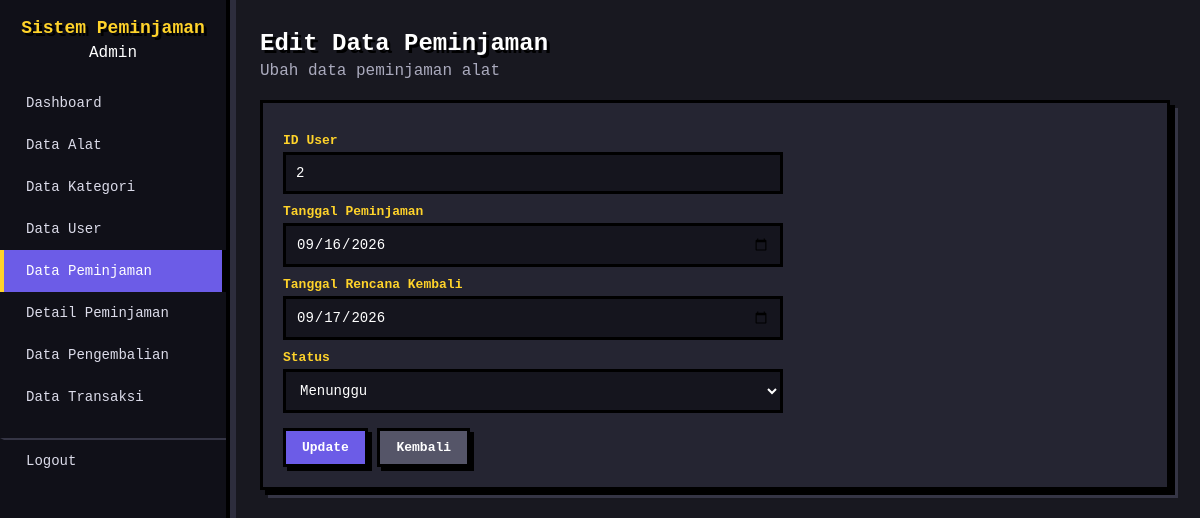
Page /app/data/peminjaman/edit.php?id=13 (signed in) on the committed database.
### tables this page shows
CREATE TABLE `peminjaman` (
  `id_peminjaman` int(11) NOT NULL,
  `id_user` int(11) NOT NULL,
  `tanggal_peminjaman` date NOT NULL,
  `tanggal_rencana_kembali` date NOT NULL,
  `status` enum('Menunggu','Dipinjam','Selesai','Ditolak') NOT NULL
);

### app/data/peminjaman/edit.php (the view, shortened to what this page needs)
<?php
include "../../config/connection.php";
$id = $_GET['id'];
$query_lama = "SELECT * FROM peminjaman
               WHERE id_peminjaman = '$id'";
$data_lama = $conn->query($query_lama);
$lama = $data_lama->fetch_assoc();
?>
<!DOCTYPE html>
<html>
<head>
    <link rel="stylesheet" href="/ProjectUKK/public/css/style.css?v=2">
</head>
<body>
    <div class="layout">
        <aside class="sidebar">
            <div class="sidebar-header">
                <h2>Sistem Peminjaman</h2>
                <div class="role">
                    <?= $_SESSION['role']; ?>
                </div>
            </div>
            <div class="sidebar-menu">
                <?php if ($_SESSION['role'] == 'Admin') { ?>
                    <a href="../../views/admin.php">
                        Dashboard
                    </a>
                    <a href="../alat/alat.php">
                        Data Alat
                    </a>
                    <a href="../kategori/kategori.php">
                        Data Kategori
                    </a>
                    <a href="../user/user.php">
                        Data User
                    </a>
                    <a href="peminjaman.php" class="active">
                        Data Peminjaman
                    </a>
                    <a href="../detail_peminjaman/detail_peminjaman.php">
                        Detail Peminjaman
                    </a>
                    <a href="../pengembalian/pengembalian.php">
                        Data Pengembalian
                    </a>
                    <a href="../transaksi/transaksi.php">
                        Data Transaksi
                    </a>
                <?php } ?>
                <a href="../../../public/logout.php" class="logout-menu">
                    Logout
                </a>
            </div>
        </aside>
        <main class="main">
            <div class="topbar">
                <div>
                    <h1>Edit Data Peminjaman</h1>
                    <p>Ubah data peminjaman alat</p>
                </div>
            </div>
            <div class="card">
                <form method="POST">
                    <label>ID User</label>
                    <input type="number" name="id_user" value="<?= $lama['id_user']; ?>" required>
                    <label>Tanggal Peminjaman</label>
                    <input type="date" name="tanggal_peminjaman" value="<?= $lama['tanggal_peminjaman']; ?>" required>
                    <label>Tanggal Rencana Kembali</label>
                    <input type="date" name="tanggal_rencana_kembali" value="<?= $lama['tanggal_rencana_kembali']; ?>"
                        required>
                    <label>Status</label>
                    <select name="status" required>
                        <option value="Menunggu" <?= $lama['status'] == 'Menunggu' ? 'selected' : ''; ?>>
                            Menunggu
                        </option>
                    </select>
                    <div class="form-actions">
                        <button type="submit" name="update" class="btn btn-primary">
                            Update
                        </button>
                        <a href="peminjaman.php" class="btn btn-muted">
                            Kembali
                        </a>
                    </div>
                </form>
            </div>
        </main>
    </div>
</body>
</html>

### public/css/style.css (style rules this page uses)
:root { --primary: #6c5ce7; --primary-dark: #4834d4; --danger: #ff4757; --success: #2ed573; --bg: #181820; --card: #252532; --border: #45455a; --text: #f5f6fa; --muted: #aaaabd; --yellow: #ffd32a; --radius: 0px; }
* { box-sizing: border-box; }
html { scroll-behavior: smooth; }
body { margin: 0; font-family: "Courier New", monospace; background: var(--bg); color: var(--text); image-rendering: pixelated; }
.layout { display: flex; min-height: 100vh; animation: pixelIn 0.35s ease; }
.sidebar { width: 230px; background: #101018; color: white; flex-shrink: 0; padding: 18px 0; border-right: 4px solid #000; box-shadow: 6px 0 0 #2d2d3d; }
.sidebar-header { text-align: center; padding: 0 15px; margin-bottom: 20px; }
.sidebar-header h2 { font-size: 18px; margin: 0 0 6px; color: var(--yellow); text-shadow: 3px 3px 0 #000; }
.sidebar-menu { list-style: none; padding: 0; margin: 0; }
.sidebar-menu a { display: block; padding: 13px 22px; color: #dcdcea; text-decoration: none; font-size: 14px; border-left: 4px solid transparent; transition: transform 0.1s, background 0.1s, color 0.1s; }
.sidebar-menu a.active { background: var(--primary); color: white; border-left: 4px solid var(--yellow); box-shadow: inset -4px 0 0 #000; }
.logout-menu { margin-top: 20px !important; border-top: 2px solid #353545; padding-top: 10px; }
.main { flex: 1; padding: 30px; max-width: 1200px; animation: pixelIn 0.45s ease; }
.topbar { margin-bottom: 20px; }
.topbar h1 { font-size: 24px; margin: 0 0 5px; color: white; text-shadow: 3px 3px 0 #000; }
.topbar p { margin: 0; color: var(--muted); }
.card { background: var(--card); border: 3px solid #000; border-radius: 0; padding: 20px; margin-bottom: 20px; box-shadow: 5px 5px 0 #000, 8px 8px 0 #353545; animation: pixelIn 0.4s ease; }
.btn { display: inline-block; padding: 9px 16px; border-radius: 0; border: 3px solid #000; cursor: pointer; font-family: "Courier New", monospace; font-size: 13px; font-weight: bold; text-decoration: none; box-shadow: 4px 4px 0 #000; transition: transform 0.1s, box-shadow 0.1s; }
.btn-primary { background: var(--primary); color: white; }
.btn-muted { background: #555568; color: white; }
form { max-width: 500px; }
form label { display: block; font-weight: bold; font-size: 13px; margin: 10px 0 4px; color: var(--yellow); }
form input, form select, form textarea { width: 100%; padding: 10px; background: #15151e; color: white; border: 3px solid #000; border-radius: 0; font-family: "Courier New", monospace; font-size: 14px; outline: none; }
form button { margin-top: 15px; padding: 10px 20px; background: var(--primary); color: white; border: 3px solid #000; border-radius: 0; cursor: pointer; font-family: "Courier New", monospace; font-weight: bold; box-shadow: 4px 4px 0 #000; transition: transform 0.1s, box-shadow 0.1s; }

### rows in the picture
peminjaman: id_user "2", tanggal_peminjaman "09/16/2026", tanggal_rencana_kembali "09/17/2026"

### other values in the picture
$_SESSION['role'] "Admin"
